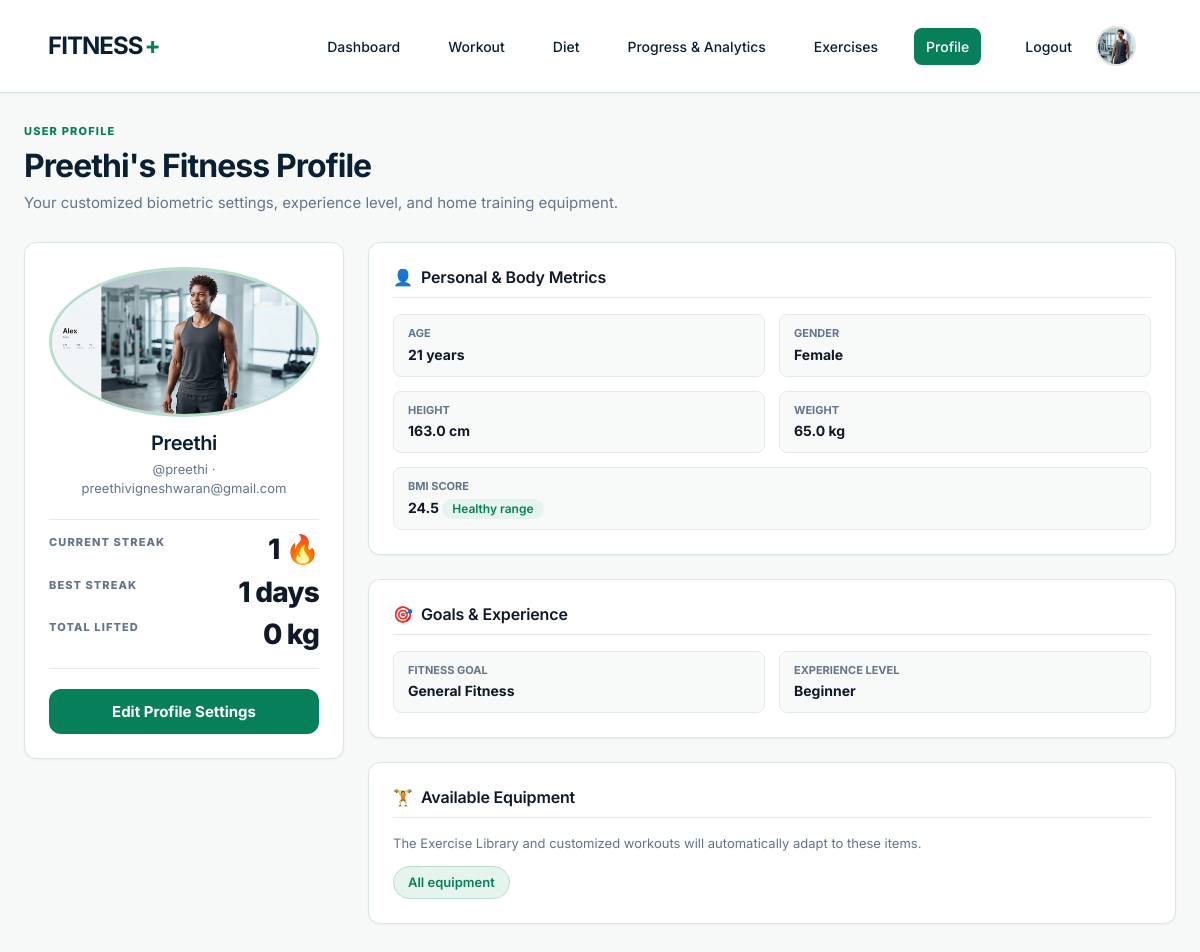
Screenshot of /profile/ (signed in) with the database file from the repository.
### workout/models.py (models this page shows, shortened)
class UserProfile(models.Model):
    class Goal(models.TextChoices):
        BULK = 'bulk', 'Build Muscle / Bulk'
        CUT = 'cut', 'Lose Fat / Cut'
        MAINTAIN = 'maintain', 'Maintain Weight'
        STRENGTH = 'strength', 'Build Strength'
        FITNESS = 'fitness', 'General Fitness'
    user = models.OneToOneField(User, related_name='fitness_profile', on_delete=models.CASCADE)
    name = models.CharField(max_length=80, blank=True)
    age = models.PositiveSmallIntegerField(null=True, blank=True)
    gender = models.CharField(max_length=20, choices=[('male', 'Male'), ('female', 'Female')], null=True, blank=True, default=None)
    height_cm = models.DecimalField(max_digits=5, decimal_places=1, null=True, blank=True)
    weight_kg = models.DecimalField(max_digits=5, decimal_places=1, null=True, blank=True)
    goal = models.CharField(max_length=20, choices=Goal.choices, default=Goal.FITNESS)
    workout_location = models.CharField(max_length=10, choices=[('gym','Gym'),('home','Home')], default='home')
    experience_level = models.CharField(max_length=20, choices=[('beginner','Beginner'),('intermediate','Intermediate'),('advanced','Advanced')], default='beginner')
    home_equipment = models.JSONField(default=list, blank=True)
    profile_completed = models.BooleanField(default=False)
    profile_image = models.ImageField(upload_to='profile_images/', null=True, blank=True)
    current_streak = models.PositiveIntegerField(default=0); longest_streak = models.PositiveIntegerField(default=0); last_workout_date = models.DateField(null=True, blank=True)
    created_at = models.DateTimeField(auto_now_add=True); updated_at = models.DateTimeField(auto_now=True)
    @property
    def bmi(self):
        if not self.height_cm or not self.weight_kg: return None
        return round(float(self.weight_kg) / (float(self.height_cm) / 100) ** 2, 1)
    @property
    def bmi_category(self):
        bmi = self.bmi
        if bmi is None: return ''
        return 'Underweight' if bmi < 18.5 else 'Healthy range' if bmi < 25 else 'Overweight' if bmi < 30 else 'Obesity'
    @property
    def total_weight_lifted(self):
        return calculate_user_total_volume(self.user)
    @property
    def total_weight_lifted_display(self):
        return format_weight_display(self.total_weight_lifted)

class Workout(models.Model):
    user = models.ForeignKey(User, related_name='workouts', on_delete=models.CASCADE)
    date = models.DateField(default=timezone.localdate)
    created_at = models.DateTimeField(auto_now_add=True)
    completed = models.BooleanField(default=False)
    completed_at = models.DateTimeField(null=True, blank=True)
    class Meta:
        ordering = ['-date', '-created_at']

class WorkoutExercise(models.Model):
    workout = models.ForeignKey(Workout, related_name='workout_exercises', on_delete=models.CASCADE)
    exercise = models.ForeignKey(Exercise, related_name='workout_entries', on_delete=models.PROTECT)
    sets_planned = models.PositiveIntegerField()
    reps_planned = models.PositiveIntegerField()
    weight = models.DecimalField(max_digits=7, decimal_places=2, null=True, blank=True)
    rest_seconds = models.PositiveIntegerField(default=60)
    exercise_seconds = models.PositiveIntegerField(default=30)
    order = models.PositiveIntegerField(default=1)
    class Meta:
        ordering = ['order']

class Exercise(models.Model):
    class EquipmentType(models.TextChoices):
        BODYWEIGHT = 'bodyweight', 'Bodyweight'
        BARBELL = 'barbell', 'Barbell'
        DUMBBELL = 'dumbbell', 'Dumbbell'
        KETTLEBELL = 'kettlebell', 'Kettlebell'
        CABLE = 'cable', 'Cable'
        MACHINE = 'machine', 'Machine'
        RESISTANCE_BAND = 'resistance_band', 'Resistance band'
        PULLUP_BAR = 'pullup_bar', 'Pull-up bar'
        BENCH = 'bench', 'Bench'
        PLATE = 'plate', 'Plate-loaded'
        STEP = 'step', 'Step / Platform'
        JUMP_ROPE = 'jump_rope', 'Jump Rope'
        OTHER = 'other', 'Other'
    class Difficulty(models.TextChoices):
        BEGINNER = 'beginner', 'Beginner'
        INTERMEDIATE = 'intermediate', 'Intermediate'
        ADVANCED = 'advanced', 'Advanced'
    class GenderCategory(models.TextChoices):
        ALL = 'all', 'All'
        FEMALE = 'female', 'Female'
        MALE = 'male', 'Male'
    name = models.CharField(max_length=120)
    body_part = models.CharField(max_length=40, default='Full Body')
    equipment_type = models.CharField(max_length=20, choices=EquipmentType.choices, default=EquipmentType.OTHER)
    category = models.CharField(max_length=40)
    description = models.TextField()
    instructions = models.TextField()
    muscles_targeted = models.CharField(max_length=255)
    beginner_tips = models.TextField(blank=True)
    is_bodyweight = models.BooleanField(default=False)
    image = models.CharField(max_length=255, blank=True, help_text='Local visual URL (filled by the seed command).')
    created_at = models.DateTimeField(auto_now_add=True)
    difficulty = models.CharField(max_length=20, choices=Difficulty.choices, default=Difficulty.INTERMEDIATE)
    gender_category = models.CharField(max_length=10, choices=GenderCategory.choices, default=GenderCategory.ALL)
    recommended_sets = models.CharField(max_length=30, blank=True, default='')
    recommended_reps = models.CharField(max_length=30, blank=True, default='')
    recommended_duration = models.CharField(max_length=40, blank=True, default='')
    recommended_rest = models.CharField(max_length=30, blank=True, default='')
    is_beginner_friendly = models.BooleanField(default=False)
    class Meta:
        ordering = ['category', 'name']
        constraints = [models.UniqueConstraint(Lower('name'), name='unique_exercise_name_ci')]

class WorkoutSet(models.Model):
    workout_exercise = models.ForeignKey(WorkoutExercise, related_name='sets', on_delete=models.CASCADE)
    set_number = models.PositiveIntegerField()
    reps_completed = models.PositiveIntegerField()
    weight = models.DecimalField(max_digits=7, decimal_places=2, null=True, blank=True)
    completed = models.BooleanField(default=False)
    skipped = models.BooleanField(default=False)
    completed_at = models.DateTimeField(null=True, blank=True)
    class Meta:
        constraints = [models.UniqueConstraint(fields=['workout_exercise', 'set_number'], name='unique_workout_set')]
        ordering = ['set_number']

### workout/views.py (the view)
# urls.py: path('profile/', views.profile, name='profile'),
@login_required
def profile(request):
    profile = get_object_or_404(UserProfile, user=request.user)
    return render(request, 'workout/profile.html', {'profile': profile})

### workout/models.py (called while the page is built, shortened)
def format_weight_display(value):
    if value is None:
        return '0'
    try:
        val = Decimal(str(value))
    except Exception:
        return '0'
    if val == 0:
        return '0'
    if val % 1 == 0:
        return f"{int(val):,}"
    return f"{val:,.2f}".rstrip('0').rstrip('.')

def calculate_exercise_volume(exercise_entry):
    if exercise_entry.exercise.is_bodyweight or exercise_entry.weight is None:
        return Decimal('0')

def calculate_workout_volume(workout):
    entries = workout.workout_exercises.all()
    total = Decimal('0')
    for entry in entries:
        total += calculate_exercise_volume(entry)
    return total

def calculate_user_total_volume(user):
    if not user or not user.is_authenticated:
        return Decimal('0')
    completed_workouts = Workout.objects.filter(
        user=user,
        completed=True
    ).prefetch_related('workout_exercises__exercise', 'workout_exercises__sets')
    total = Decimal('0')
    for workout in completed_workouts:
        total += calculate_workout_volume(workout)
    return total

### workout/templates/workout/profile.html (shortened to what this page needs)
{% extends 'workout/base.html' %}
{% load static %}
{% block content %}
<div class="page-intro">
  <p class="eyebrow">USER PROFILE</p>
  <h1>{{ profile.name|default:user.username }}'s Fitness Profile</h1>
  <p class="subtitle">Your customized biometric settings, experience level, and home training equipment.</p>
</div>
<div class="profile-layout-grid">
  <div class="profile-sidebar-card card">
    <div class="profile-avatar-wrap">
      {% if profile.profile_image %}
        <img src="{{ profile.profile_image.url }}" alt="{{ profile.name }}" class="profile-main-avatar">
      {% else %}
        <img src="{% static 'workout/images/fitness-plus/profile_user.jpg' %}" alt="{{ profile.name }}" class="profile-main-avatar">
      {% endif %}
    </div>
    <h2>{{ profile.name|default:user.username }}</h2>
    <p class="profile-username">@{{ user.username }} · {{ user.email }}</p>
    <div class="profile-quick-stats">
      <div class="quick-stat">
        <span class="stat-label">Current Streak</span>
        <strong class="stat-value">{{ profile.current_streak }} 🔥</strong>
      </div>
      <div class="quick-stat">
        <span class="stat-label">Best Streak</span>
        <strong class="stat-value">{{ profile.longest_streak }} days</strong>
      </div>
      <div class="quick-stat">
        <span class="stat-label">Total Lifted</span>
        <strong class="stat-value">{{ profile.total_weight_lifted_display }} kg</strong>
      </div>
    </div>
    <div class="profile-actions">
      <a class="button wide primary-cta" href="{% url 'workout:profile_edit' %}">Edit Profile Settings</a>
    </div>
  </div>
  <div class="profile-details-column">
    <div class="card detail-section-card">
      <div class="section-card-header">
        <span class="section-icon">👤</span>
        <h3>Personal & Body Metrics</h3>
      </div>
      <div class="metrics-two-col">
        <div class="info-item">
          <span class="info-label">Age</span>
          <strong class="info-val">{{ profile.age|default:'Not set' }}{% if profile.age %} years{% endif %}</strong>
        </div>
        <div class="info-item">
          <span class="info-label">Gender</span>
          <strong class="info-val">{{ profile.get_gender_display }}</strong>
        </div>
        <div class="info-item">
          <span class="info-label">Height</span>
          <strong class="info-val">{{ profile.height_cm|default:'Not set' }}{% if profile.height_cm %} cm{% endif %}</strong>
        </div>
        <div class="info-item">
          <span class="info-label">Weight</span>
          <strong class="info-val">{{ profile.weight_kg|default:'Not set' }}{% if profile.weight_kg %} kg{% endif %}</strong>
        </div>
        <div class="info-item full-span">
          <span class="info-label">BMI Score</span>
          <strong class="info-val">
            {{ profile.bmi|default:'—' }}
            {% if profile.bmi_category %}
              <span class="badge badge-primary">{{ profile.bmi_category }}</span>
            {% endif %}
          </strong>
        </div>
      </div>
    </div>
    <div class="card detail-section-card">
      <div class="section-card-header">
        <span class="section-icon">🎯</span>
        <h3>Goals & Experience</h3>
      </div>
      <div class="metrics-two-col">
        <div class="info-item">
          <span class="info-label">Fitness Goal</span>
          <strong class="info-val">{{ profile.get_goal_display }}</strong>
        </div>
        <div class="info-item">
          <span class="info-label">Experience Level</span>
          <strong class="info-val">{{ profile.get_experience_level_display }}</strong>
        </div>
      </div>
    </div>
    <div class="card detail-section-card">
      <div class="section-card-header">
        <span class="section-icon">🏋️</span>
        <h3>Available Equipment</h3>
      </div>
      <p class="section-hint">The Exercise Library and customized workouts will automatically adapt to these items.</p>
      <div class="equipment-pill-list">
        {% if profile.workout_location == 'gym' or profile.workout_location == 'Gym' %}
          <span class="equipment-tag">All equipment</span>
        {% else %}
          {% for item in profile.equipment_display_list %}
            <span class="equipment-tag">{{ item }}</span>
          {% empty %}
            <span class="equipment-tag">No equipment (Bodyweight)</span>
          {% endfor %}
        {% endif %}
      </div>
    </div>
  </div>
</div>
{% endblock %}

### workout/static/workout/css/theme.css (style rules this page uses)
:root { --primary: #087F5B; --primary-dark: #066A4C; --navy: #0B1F33; --background: #F7F9F8; --surface: #FFFFFF; --muted: #64748B; --border: #DDE5E1; --success: #168A65; --warning: #D98C10; --danger: #C0392B; --spacing-8: 8px; --spacing-12: 12px; --spacing-16: 16px; --spacing-20: 20px; --spacing-24: 24px; --spacing-32: 32px; --spacing-40: 40px; --spacing-48: 48px; --radius-4: 4px; --radius-8: 8px; --radius-12: 12px; --shadow-sm: 0 1px 2px rgba(0,0,0,0.05); }
body { font-family: 'Inter', system-ui, sans-serif; background-color: var(--background); color: var(--navy); margin: 0; line-height: 1.5; }
h1, .title { font-size: 2rem; font-weight: 700; color: var(--navy); margin-bottom: var(--spacing-24); }
h2, .section-title { font-size: 1.5rem; font-weight: 600; color: var(--navy); margin-top: var(--spacing-24); margin-bottom: var(--spacing-12); }
.card { background: var(--surface); border: 1px solid var(--border); border-radius: var(--radius-12); box-shadow: var(--shadow-sm); padding: var(--spacing-24); margin-bottom: var(--spacing-24); }

### workout/static/workout/css/diet.css (style rules this page uses)
.section-icon { font-size: 16px; line-height: 1; }

### rows the page displays
UserProfile: name "Preethi", current_streak "1", longest_streak "1", total_weight_lifted_display "0", age "21", gender "Female", height_cm "163.0", weight_kg "65.0", bmi "24.5", bmi_category "Healthy range", goal "General Fitness", experience_level "Beginner"

### other values shown
{{ user.username }} "preethi"
{{ user.email }} "preethivigneshwaran@gmail.com"
